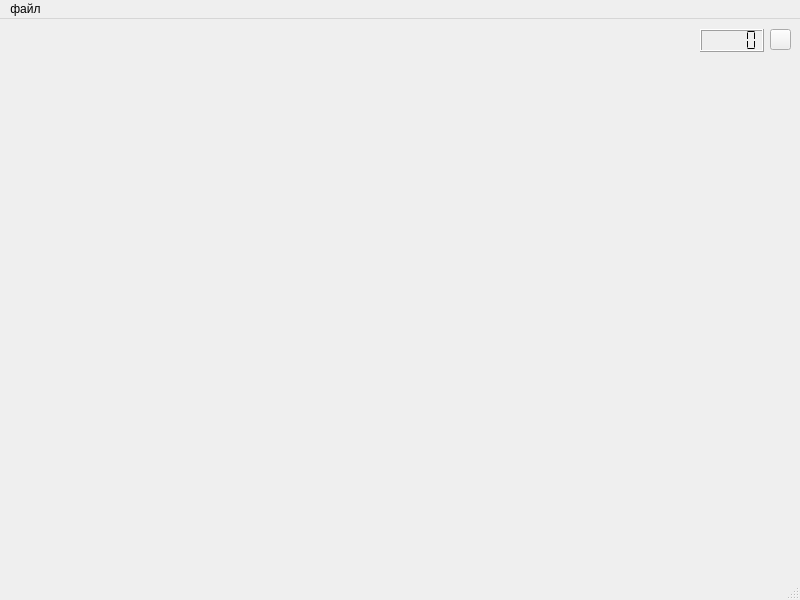
<?xml version="1.0" encoding="UTF-8"?>
<ui version="4.0">
 <class>MainWindow</class>
 <widget class="QMainWindow" name="MainWindow">
  <property name="geometry">
   <rect>
    <x>0</x>
    <y>0</y>
    <width>800</width>
    <height>600</height>
   </rect>
  </property>
  <property name="windowTitle">
   <string>MainWindow</string>
  </property>
  <property name="autoFillBackground">
   <bool>false</bool>
  </property>
  <widget class="QWidget" name="centralwidget">
   <widget class="QLabel" name="label">
    <property name="geometry">
     <rect>
      <x>390</x>
      <y>40</y>
      <width>64</width>
      <height>90</height>
     </rect>
    </property>
    <property name="text">
     <string/>
    </property>
   </widget>
   <widget class="QLabel" name="label_2">
    <property name="geometry">
     <rect>
      <x>350</x>
      <y>90</y>
      <width>64</width>
      <height>90</height>
     </rect>
    </property>
    <property name="text">
     <string/>
    </property>
   </widget>
   <widget class="QLabel" name="label_3">
    <property name="geometry">
     <rect>
      <x>430</x>
      <y>90</y>
      <width>64</width>
      <height>90</height>
     </rect>
    </property>
    <property name="text">
     <string/>
    </property>
   </widget>
   <widget class="QLabel" name="label_4">
    <property name="geometry">
     <rect>
      <x>310</x>
      <y>120</y>
      <width>64</width>
      <height>90</height>
     </rect>
    </property>
    <property name="text">
     <string/>
    </property>
   </widget>
   <widget class="QLabel" name="label_5">
    <property name="geometry">
     <rect>
      <x>390</x>
      <y>120</y>
      <width>64</width>
      <height>90</height>
     </rect>
    </property>
    <property name="text">
     <string/>
    </property>
   </widget>
   <widget class="QLabel" name="label_6">
    <property name="geometry">
     <rect>
      <x>470</x>
      <y>120</y>
      <width>64</width>
      <height>90</height>
     </rect>
    </property>
    <property name="text">
     <string/>
    </property>
   </widget>
   <widget class="QLabel" name="label_7">
    <property name="geometry">
     <rect>
      <x>270</x>
      <y>160</y>
      <width>64</width>
      <height>90</height>
     </rect>
    </property>
    <property name="text">
     <string/>
    </property>
   </widget>
   <widget class="QLabel" name="label_8">
    <property name="geometry">
     <rect>
      <x>350</x>
      <y>160</y>
      <width>64</width>
      <height>90</height>
     </rect>
    </property>
    <property name="text">
     <string/>
    </property>
   </widget>
   <widget class="QLabel" name="label_9">
    <property name="geometry">
     <rect>
      <x>430</x>
      <y>160</y>
      <width>64</width>
      <height>90</height>
     </rect>
    </property>
    <property name="text">
     <string/>
    </property>
   </widget>
   <widget class="QLabel" name="label_10">
    <property name="geometry">
     <rect>
      <x>510</x>
      <y>160</y>
      <width>64</width>
      <height>90</height>
     </rect>
    </property>
    <property name="text">
     <string/>
    </property>
   </widget>
   <widget class="QLabel" name="label_11">
    <property name="geometry">
     <rect>
      <x>230</x>
      <y>190</y>
      <width>64</width>
      <height>90</height>
     </rect>
    </property>
    <property name="text">
     <string/>
    </property>
   </widget>
   <widget class="QLabel" name="label_12">
    <property name="geometry">
     <rect>
      <x>310</x>
      <y>190</y>
      <width>64</width>
      <height>90</height>
     </rect>
    </property>
    <property name="text">
     <string/>
    </property>
   </widget>
   <widget class="QLabel" name="label_13">
    <property name="geometry">
     <rect>
      <x>390</x>
      <y>190</y>
      <width>64</width>
      <height>90</height>
     </rect>
    </property>
    <property name="text">
     <string/>
    </property>
   </widget>
   <widget class="QLabel" name="label_14">
    <property name="geometry">
     <rect>
      <x>470</x>
      <y>190</y>
      <width>64</width>
      <height>90</height>
     </rect>
    </property>
    <property name="text">
     <string/>
    </property>
   </widget>
   <widget class="QLabel" name="label_15">
    <property name="geometry">
     <rect>
      <x>550</x>
      <y>190</y>
      <width>64</width>
      <height>90</height>
     </rect>
    </property>
    <property name="text">
     <string/>
    </property>
   </widget>
   <widget class="QLabel" name="label_16">
    <property name="geometry">
     <rect>
      <x>190</x>
      <y>230</y>
      <width>64</width>
      <height>90</height>
     </rect>
    </property>
    <property name="text">
     <string/>
    </property>
   </widget>
   <widget class="QLabel" name="label_17">
    <property name="geometry">
     <rect>
      <x>270</x>
      <y>230</y>
      <width>64</width>
      <height>90</height>
     </rect>
    </property>
    <property name="text">
     <string/>
    </property>
   </widget>
   <widget class="QLabel" name="label_18">
    <property name="geometry">
     <rect>
      <x>350</x>
      <y>230</y>
      <width>64</width>
      <height>90</height>
     </rect>
    </property>
    <property name="text">
     <string/>
    </property>
   </widget>
   <widget class="QLabel" name="label_19">
    <property name="geometry">
     <rect>
      <x>430</x>
      <y>230</y>
      <width>64</width>
      <height>90</height>
     </rect>
    </property>
    <property name="text">
     <string/>
    </property>
   </widget>
   <widget class="QLabel" name="label_20">
    <property name="geometry">
     <rect>
      <x>510</x>
      <y>230</y>
      <width>64</width>
      <height>90</height>
     </rect>
    </property>
    <property name="text">
     <string/>
    </property>
   </widget>
   <widget class="QLabel" name="label_21">
    <property name="geometry">
     <rect>
      <x>590</x>
      <y>230</y>
      <width>64</width>
      <height>90</height>
     </rect>
    </property>
    <property name="text">
     <string/>
    </property>
   </widget>
   <widget class="QLabel" name="label_22">
    <property name="geometry">
     <rect>
      <x>150</x>
      <y>270</y>
      <width>64</width>
      <height>90</height>
     </rect>
    </property>
    <property name="text">
     <string/>
    </property>
   </widget>
   <widget class="QLabel" name="label_23">
    <property name="geometry">
     <rect>
      <x>230</x>
      <y>270</y>
      <width>64</width>
      <height>90</height>
     </rect>
    </property>
    <property name="text">
     <string/>
    </property>
   </widget>
   <widget class="QLabel" name="label_24">
    <property name="geometry">
     <rect>
      <x>310</x>
      <y>270</y>
      <width>64</width>
      <height>90</height>
     </rect>
    </property>
    <property name="text">
     <string/>
    </property>
   </widget>
   <widget class="QLabel" name="label_25">
    <property name="geometry">
     <rect>
      <x>390</x>
      <y>270</y>
      <width>64</width>
      <height>90</height>
     </rect>
    </property>
    <property name="text">
     <string/>
    </property>
   </widget>
   <widget class="QLabel" name="label_26">
    <property name="geometry">
     <rect>
      <x>470</x>
      <y>270</y>
      <width>64</width>
      <height>90</height>
     </rect>
    </property>
    <property name="text">
     <string/>
    </property>
   </widget>
   <widget class="QLabel" name="label_27">
    <property name="geometry">
     <rect>
      <x>550</x>
      <y>270</y>
      <width>64</width>
      <height>90</height>
     </rect>
    </property>
    <property name="text">
     <string/>
    </property>
   </widget>
   <widget class="QLabel" name="label_28">
    <property name="geometry">
     <rect>
      <x>630</x>
      <y>270</y>
      <width>64</width>
      <height>90</height>
     </rect>
    </property>
    <property name="text">
     <string/>
    </property>
   </widget>
   <widget class="QLCDNumber" name="lcds">
    <property name="geometry">
     <rect>
      <x>700</x>
      <y>10</y>
      <width>64</width>
      <height>23</height>
     </rect>
    </property>
    <property name="autoFillBackground">
     <bool>true</bool>
    </property>
    <property name="smallDecimalPoint">
     <bool>false</bool>
    </property>
    <property name="digitCount">
     <number>5</number>
    </property>
    <property name="mode">
     <enum>QLCDNumber::Dec</enum>
    </property>
    <property name="segmentStyle">
     <enum>QLCDNumber::Flat</enum>
    </property>
    <property name="value" stdset="0">
     <double>0.000000000000000</double>
    </property>
    <property name="intValue" stdset="0">
     <number>0</number>
    </property>
   </widget>
   <widget class="QLabel" name="rec">
    <property name="geometry">
     <rect>
      <x>720</x>
      <y>80</y>
      <width>47</width>
      <height>13</height>
     </rect>
    </property>
    <property name="text">
     <string/>
    </property>
   </widget>
   <widget class="QPushButton" name="on_of">
    <property name="geometry">
     <rect>
      <x>770</x>
      <y>10</y>
      <width>21</width>
      <height>21</height>
     </rect>
    </property>
    <property name="text">
     <string/>
    </property>
    <property name="icon">
     <iconset>
      <normaloff>res/off.png</normaloff>res/off.png</iconset>
    </property>
   </widget>
  </widget>
  <widget class="QMenuBar" name="menubar">
   <property name="geometry">
    <rect>
     <x>0</x>
     <y>0</y>
     <width>800</width>
     <height>21</height>
    </rect>
   </property>
   <widget class="QMenu" name="menu">
    <property name="title">
     <string>файл</string>
    </property>
    <addaction name="newgs"/>
    <addaction name="check"/>
    <addaction name="nst"/>
    <addaction name="exs"/>
   </widget>
   <addaction name="menu"/>
  </widget>
  <widget class="QStatusBar" name="statusbar"/>
  <action name="nst">
   <property name="text">
    <string>настройки</string>
   </property>
  </action>
  <action name="newg">
   <property name="text">
    <string>новая игра</string>
   </property>
  </action>
  <action name="check">
   <property name="text">
    <string>ход назад</string>
   </property>
  </action>
  <action name="newgs">
   <property name="text">
    <string>новая игра</string>
   </property>
  </action>
  <action name="exs">
   <property name="text">
    <string>выход</string>
   </property>
  </action>
 </widget>
 <resources/>
 <connections/>
</ui>
